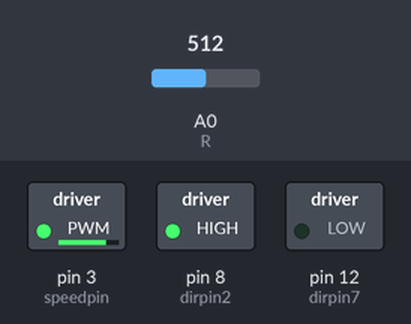
A sketch run on a simulated Arduino Uno, built with avr-gcc and run on an emulated ATmega328P. Shown: switched loads named in the sketch (green lamp = pin HIGH). Inputs (shaded band) come from the test bench; at power-on: A0 (R) = 512. What the sketch prints to the serial monitor is not drawn.

Above: at 1.2 s.
1.3 s: A0 (R) set to 987
2.8 s: A0 (R) set to 1016
Timing chart, 0 to 5.8 s (numbered marks = the images above; inputs shaded):
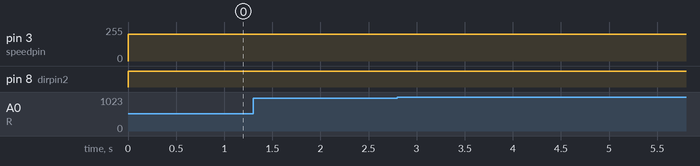

Measured:
- after the input at 1.3 s, every drawn part: stays the same
- after the input at 2.8 s, every drawn part: stays the same

The sketch:

Mar2_T_R_Motor.ino
```cpp
int R = A0; // read reciever value
int Light; //value read from reciever
unsigned long time;

int dirpin2 = 8; //direction pin
int dirpin7 = 12; //other direction pin
int speedpin = 3; //controls motor speed 0-255
void setup() {
  // put your setup code here, to run once:
  pinMode(R, INPUT);
  pinMode(dirpin2, OUTPUT);
  pinMode(dirpin7, OUTPUT);
  pinMode(speedpin, OUTPUT);
  Serial.begin(9600);
}

void loop() {

  // put your main code here, to run repeatedly:

  digitalWrite(dirpin2, HIGH);
  digitalWrite(dirpin7, LOW);
  analogWrite(speedpin, 200);
  for (int i = 0; i <= 1000; i++){
    Light = analogRead(R);
    time = micros();

    Serial.print(time);
    Serial.print("\t");
    Serial.println(Light);
  }
  Serial.println(" ");
  delay(30000);
}
```
